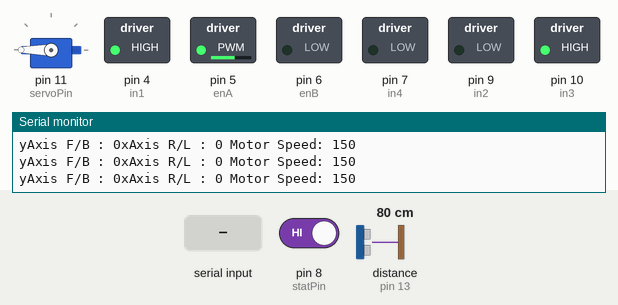
This sketch was run on a simulated Arduino Uno, built with avr-gcc and run on an emulated ATmega328P. On the bench: servo, switched loads named in the sketch (green lamp = pin HIGH), the last lines printed to the serial monitor. Wiring (inferred from the names in the program): ultrasonic range finder: trigger pin 12; echo pin 13. The inputs (shaded band) are chosen by the test bench; at power-on: pin 8 (statPin) HIGH, distance to the obstacle (sensor on pin 13) 80 cm. The echo pulse lasts 58.3 µs per cm; pins used as bus, display or sensor lines are not drawn.

Above: at 1.2 s.
1.3 s: pin 8 (statPin) driven LOW
At 1.7 s:
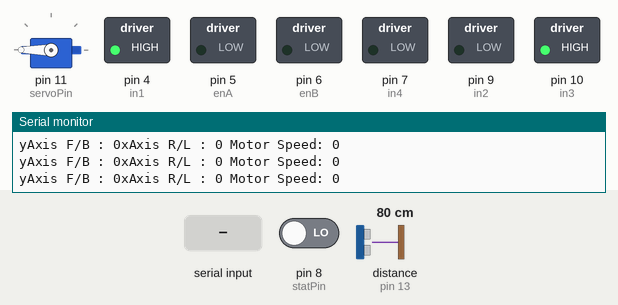
2.8 s: "F" received over the second serial link
At 3.5 s:
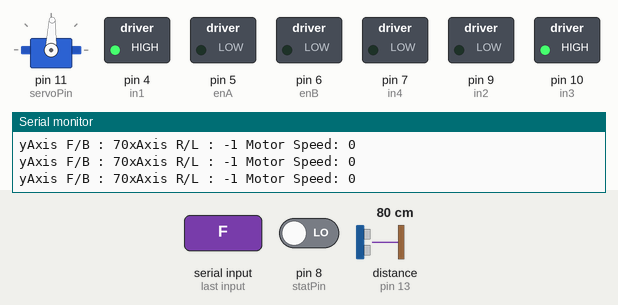
Timing chart, 0 to 5.8 s (numbered marks = the images above; inputs shaded):
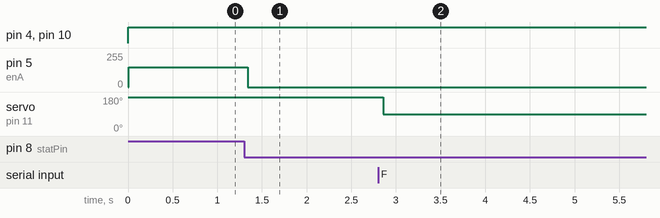

The sketch:

CarUno2.ino
```cpp
#include <SoftwareSerial.h>
//Final Code.......
#include <Servo.h>
//////////////////////////////////////////Defining constants for car ports//////////////////////////////////////////
#define enA 5
#define in1 4
#define in2 9
#define enB 6
#define in3 10
#define in4 7
#define servoPin 11
#define statPin 8
//////////////////////////////////////////Defining constants for Ultra Sonic Sensor//////////////////////////////////////////
#define trigger 12
#define echo 13
#define triggerSer
#define echoSer
#define Buzzer A0
char FromWhere='F';
//////////////////////////////////////////UltraSonic sensor Vars//////////////////////////////////////////
long time_taken ;
long dist;
long cm;
//////////////////////////////////////////Motors speed//////////////////////////////////////////
int motorSpeedA = 0;
int motorSpeedB = 0;
int yAxis=0;
int xAxis=0;
int servoAngle=90;
int Delay;
int en =0 ; // the enable of the self driving car
int Status = 0;
int count =0;
int error=0;
int maximum;
int timer=0;
bool go=false;
int preTimer=0;
Servo Servo1;
enum ModesOfOperation
{
Mode_Default,
Mode_SelfDriving
};
ModesOfOperation NosaCar =Mode_Default;
//////////////////////////////////////////RX recieved data//////////////////////////////////////////
int data[2];
SoftwareSerial BTSerial(2, 3);
//////////////////////////////////////////Setup Function//////////////////////////////////////////
void setup() {


//////////////////////////////////////////Motor ports setup//////////////////////////////////////////
      Servo1.attach(servoPin);
      pinMode(statPin,INPUT);
      pinMode(enA, OUTPUT);
      pinMode(enB, OUTPUT);
      pinMode(in1, OUTPUT);
      pinMode(in2, OUTPUT);
      pinMode(in3, OUTPUT);
      pinMode(in4, OUTPUT);
//////////////////////////////////////////UltraSonic sensor pins setup//////////////////////////////////////////
      pinMode(trigger, OUTPUT);
      pinMode(echo, INPUT);
      Serial.begin(9600);
      BTSerial.begin(38400);
}
//////////////////////////////////////////Loop Function//////////////////////////////////////////
void loop() {
//////////////////////////////////////////Serial printing of the data array//////////////////////////////////////////
 //preTimer=millis();

 //do
 //{
//////////////////////////////////////////Recieving the Accelerometer data//////////////////////////////////////////
if(BTSerial.available() > 0)
 {
   data[0]=BTSerial.read();
   data[1]=BTSerial.read();
 }

   Serial.print("yAxis F/B : ");
   Serial.print(data[0]);
   Serial.print("xAxis R/L : ");
   Serial.print(data[1]);
   Serial.print(" Motor Speed: ");
   Serial.print(motorSpeedA);
   Serial.println();

if(data[0]==255&&data[1]==255)
{
 yAxis=126;
 xAxis=126;
  Serial.print(" ModeOut ");
 analogWrite(enA, 0 ); // Send PWM signal to motor A
 analogWrite(enB,  0); // Send PWM signal to motor B
 if(NosaCar==Mode_Default)
    {NosaCar=Mode_SelfDriving ;
      Serial.print(" SELFDRIVE ");
    }
 else
    NosaCar=Mode_Default;
}
if(NosaCar==Mode_Default)
{
if (data[0]!=-1 && data[1]!=-1)
     { yAxis=data[0];
      xAxis=data[1];}
      servoAngle = map(xAxis,250,0,-40,220);
      if (servoAngle <0)
      {
      servoAngle=0;
      }
      if (servoAngle >180)
      {
      servoAngle=180;
      }
      Servo1.write(servoAngle);
/* if((servoAngle<60||servoAngle>120)&&!go)
 {
  go=true;
 }
 timer=millis();
 if(timer>preTimer+100)
 {
  go=false;
 }
}while(go);*/
//////////////////////////////////////////Moving//////////////////////////////////////////
if(digitalRead(statPin)==LOW)
{
      yAxis=126;
      xAxis =126;
}
if (yAxis < 100)
{
//////////////////////////////////////////Set Motor A backward//////////////////////////////////////////
      digitalWrite(in1, HIGH);
      digitalWrite(in2, LOW);
//////////////////////////////////////////Set Motor B backward//////////////////////////////////////////
      digitalWrite(in3, HIGH);
      digitalWrite(in4, LOW);
//////////////////////////////////////////Convert the declining Y-axis readings for going backward//////////////////////////////////////////
      motorSpeedA = map(yAxis, 126,0 , 0, 255);
      motorSpeedB = map(yAxis, 126,0 , 0, 255);
  }
  else if (yAxis > 156)
  {
//////////////////////////////////////////Set Motor A forward//////////////////////////////////////////
      digitalWrite(in1, LOW);
      digitalWrite(in2, HIGH);
//////////////////////////////////////////Set Motor B forward//////////////////////////////////////////
      digitalWrite(in3, LOW);
      digitalWrite(in4, HIGH);
//////////////////////////////////////////Convert the increasing Y-axis readings for going forward//////////////////////////////////////////
      motorSpeedA = map(yAxis, 126, 250, 0, 150);
      motorSpeedB = map(yAxis, 126, 250, 0, 150);
  }
//////////////////////////////////////////If No Send data stays in middle the motors are not moving//////////////////////////////////////////
  else
  {
      motorSpeedA = 0;
      motorSpeedB = 0;
  }
//////////////////////////////////////////X-axis used for left and right control//////////////////////////////////////////
  if (xAxis > 156)
   {
//////////////////////////////////////////Convert the declining X-axis//////////////////////////////////////////
      int xMapped = map(xAxis, 156,250 , 0, motorSpeedA);
//////////////////////////////////////////Move to left - decrease left motor speed, increase right motor speed//////////////////////////////////////////
      motorSpeedA = 0;
      motorSpeedB = motorSpeedB + xMapped;
//////////////////////////////////////////Confine the range from 0 to 255//////////////////////////////////////////
    if (motorSpeedA < 0)
    {
      motorSpeedA = 0;
    }
    if (motorSpeedB > 150)
    {
      motorSpeedB = 150;
    }
  }
  if (xAxis < 100)
  {
//////////////////////////////////////////Convert the increasing X-axis readings//////////////////////////////////////////
    int xMapped = map(xAxis, 126, 0, 0, motorSpeedB);
//////////////////////////////////////////Move right - decrease right motor speed, increase left motor speed//////////////////////////////////////////
    motorSpeedA = motorSpeedA + xMapped;
    motorSpeedB = 0;
//////////////////////////////////////////Confine the range from 0 to 255//////////////////////////////////////////
    if (motorSpeedA > 150)
    {
      motorSpeedA = 150;
    }
    if (motorSpeedB < 0) {
      motorSpeedB = 0;
    }
  }
//////////////////////////////////////////Prevent buzzing at low speeds//////////////////////////////////////////
  if (motorSpeedA < 70)
  {
      motorSpeedA = 0;
  }
  if (motorSpeedB < 70)
  {
      motorSpeedB = 0;
  }
//////////////////////////////////////////UltraSonic stop before hitting


 cm=calculate_distance(trigger,echo);
// maximum=maximum(motorSpeedA,motorSpeedB);
//need to be changed
/*if(cm<((motorSpeedA%10)*10))
{
      motorSpeedA=0;
      motorSpeedB =0;
}
*/

        analogWrite(enA, motorSpeedA ); // Send PWM signal to motor A

        analogWrite(enB,  motorSpeedB); // Send PWM signal to motor B
}
else if (NosaCar==Mode_SelfDriving)
{
en = 1;
count = Status;
Status = SelfMoving(en,count);
}
}
////

///


void MoveForward ()
{

//////////////////////////////////////////Set Motor A forward//////////////////////////////////////////
      digitalWrite(in1, LOW);
      digitalWrite(in2, HIGH);
//////////////////////////////////////////Set Motor B forward//////////////////////////////////////////
      digitalWrite(in3, LOW);
      digitalWrite(in4, HIGH);
//////////////////////////////////////////Convert the increasing Y-axis readings for going forward//////////////////////////////////////////
      motorSpeedA = 100;
      motorSpeedB = 100;
      analogWrite(enA, motorSpeedA ); // Send PWM signal to motor A
      analogWrite(enB,  motorSpeedB); // Send PWM signal to motor B


}


void Stop()
{
      motorSpeedA = 0;
      motorSpeedB = 0;
      analogWrite(enA, motorSpeedA ); // Send PWM signal to motor A
      analogWrite(enB,  motorSpeedB); // Send PWM signal to motor B
      delay(200);


}
void MoveRight ()
{
  //////////////////////////////////////////Set Motor A Backward//////////////////////////////////////////
      digitalWrite(in1, HIGH);
      digitalWrite(in2, LOW);
//////////////////////////////////////////Set Motor B forward//////////////////////////////////////////
      digitalWrite(in3, LOW);
      digitalWrite(in4, HIGH);
//////////////////////////////////////////Convert the increasing Y-axis readings for going forward//////////////////////////////////////////
      motorSpeedA = 100;   // right motor
      motorSpeedB = 100; //left motor
      analogWrite(enA, motorSpeedA ); // Send PWM signal to motor A
      analogWrite(enB,  motorSpeedB); // Send PWM signal to motor B
      delay(500);
      //Stop();

}
void MoveLeft ()
{
  //////////////////////////////////////////Set Motor A forward//////////////////////////////////////////
      digitalWrite(in1, LOW);
      digitalWrite(in2, HIGH);
//////////////////////////////////////////Set Motor B backward//////////////////////////////////////////
      digitalWrite(in3, HIGH);
      digitalWrite(in4, LOW);
//////////////////////////////////////////Convert the increasing Y-axis readings for going forward//////////////////////////////////////////
      motorSpeedA = 100; // right motor
      motorSpeedB = 100; //left motor
      analogWrite(enA, motorSpeedA ); // Send PWM signal to motor A
      analogWrite(enB,  motorSpeedB); // Send PWM signal to motor B
      delay(500);
       //Stop();
}

int SelfMoving(int en, int count )
{

  if (en == 1 && count < 10)
  {
    delay(2/0);
    cm = calculate_distance(trigger, echo);

    if (cm > 35 )
    {

      MoveForward();
      FromWhere ='F';
      return 0 ;
    }

    else if (cm < 35 && count < 5 )
     {
      if (FromWhere =='F')
      {Stop();}
      FromWhere ='R';
      MoveRight();
      count = count +1;
      return count;
     }

    else
    {
      if (FromWhere =='F')
      {Stop();}
      MoveLeft();
      FromWhere ='L';
      count = count +1;
      return count;
     }

   }
   else
   {
    /// MAKE BUZZZERRR
    NosaCar=Mode_Default;
    digitalWrite(Buzzer,HIGH);
    delay(2000);
     digitalWrite(Buzzer,LOW);
    return 0;
   }

}


//////////////////////////////////////////functions used//////////////////////////////////////////
float calculate_distance(int trig,int ech)
{
      digitalWrite(trig, LOW);
      delayMicroseconds(2);
      digitalWrite(trig, HIGH);
      delayMicroseconds(10);
      digitalWrite(trig, LOW);

      time_taken = pulseIn(ech, HIGH);
      dist= time_taken*0.034/2;
      return dist;
}
int MaxOf(int a, int b)
{
if(a>b)
return a;
if(b>a)
return b;
else
return a;

}
```

Measured:
- after the input at 1.3 s, pin 5 (enA): 150/255 → 0/255 at once
- after the input at 2.8 s, servo on pin 11 (servoPin): 180° → 88° after 0.06 s
